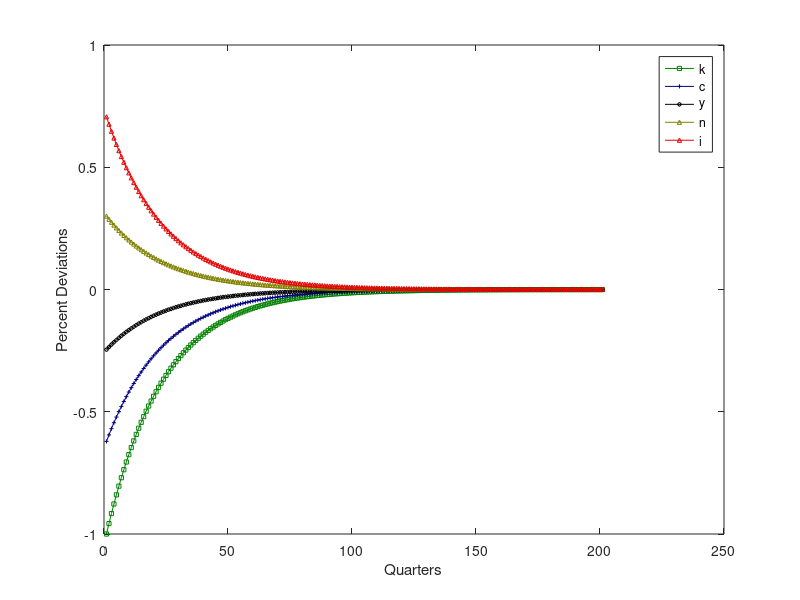
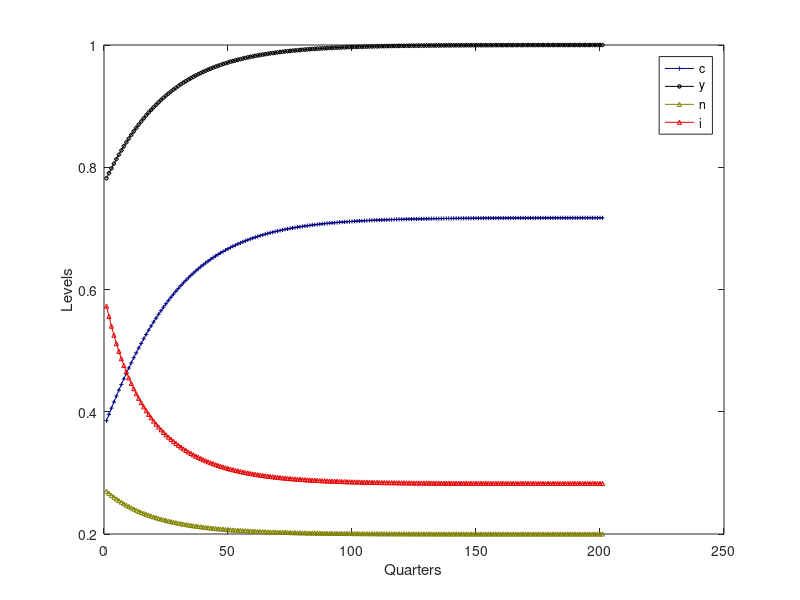
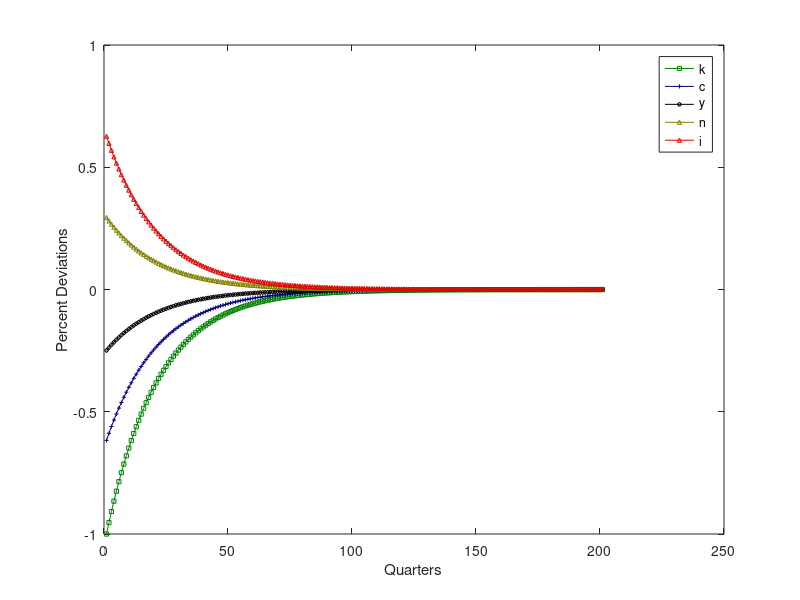
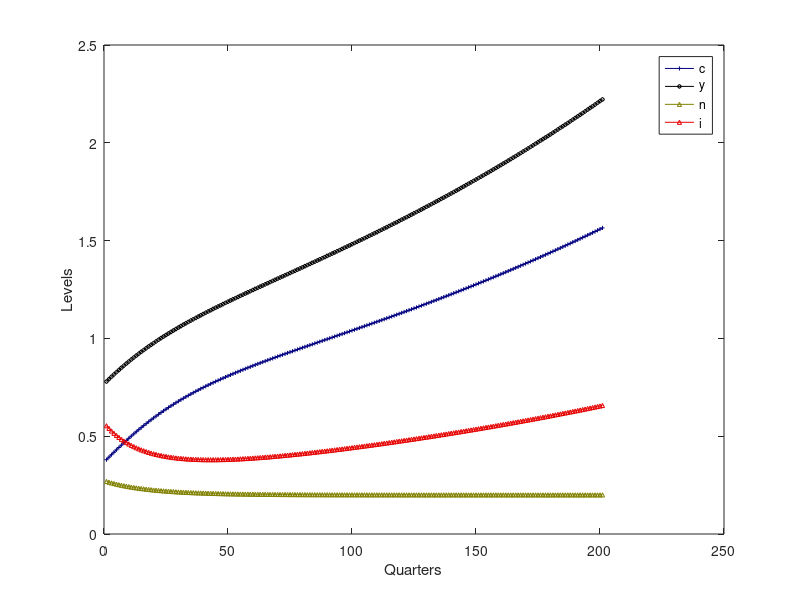

Reproduce these figures in MATLAB, in order.
 % CH2 Transition dynamics in the neoclassical growth model
 %
 % ECON 6140, Karel Mertens, Cornell University
 %%%%%%%%%%%%%%%%%%%%%%%%%%%%%%%%%%%%%%%%%%%%%%
 clear all;
 close all;
 %%%%%%%%%%%%%%%%%%%%%%
 % 1) No-growth Model
 %%%%%%%%%%%%%%%%%%%%%%
 % Utility function: u(C,L)=log(C)+thetal * log (L)
 % Production function Y = K^(1-alpha) N^alpha

 % The Euler conditions are:
 
 %  1/C(t) = beta /C(t+1) * ((1-alpha)* (N(t+1)/K(t+1))^alpha+1-\delta) 
 %  alpha * (K(t)/N(t))^(1-alpha) / C(t) = thetal/(1-N(t))
 %  C(t) + K(t+1)-(1-delta)K(t) = A*K(t)^(1-alpha)*N(t)^(alpha)
 
 % Parameter values
 alfa   = 0.58;
 beta   = 0.988;
 delta  = 0.025;
 yss    = 1;    % Output is normalized to 1
 nss    = 0.20; % Steady state hours are 0.20
  
 % Steady state capital, consumption and investment:
 kss    = (1-alfa)*yss/(1/beta-1+delta);
 iss    = delta*kss;
 css    = yss-iss;
 
 
 % Note: the implied values of A and thetal are
 A      = yss/kss^(1-alfa)/nss^alfa;
 thetal = alfa * yss/nss/css*(1-nss);
 
 % Model Solution
 W1 = [(1-beta*(1-delta))*(alfa*(1-alfa)/(nss/(1-nss)+1-alfa) - alfa)...
     -1-(1-beta*(1-delta))*alfa/(nss/(1-nss)+1-alfa);
      -iss/yss/delta 0];
 W2 = [0 -1;
      -(1-alfa+iss/yss*(1-delta)/delta)-alfa*(1-alfa)/(nss/(1-nss)+1-alfa)...
      css/yss+ alfa/(nss/(1-nss)+1-alfa)];
 W = inv(W1)*W2;
 
 phi2 = (-(W(1,1)-W(2,2))-sqrt((W(1,1)-W(2,2))^2+4*W(1,2)*W(2,1)))/2/W(1,2);
 phi1 = W(1,1) + W(1,2)*phi2;
 
 % Compute the transition path
 k(1,1) = -1;
 for i=1:200
 k(i+1,1) = phi1*k(i,1);
 end
 c = phi2*k;
 n = (nss/(1-nss)+1-alfa)^(-1)*(-phi2+(1-alfa))*k;
 y = (1-alfa)*k+alfa*n;
 i = (1/delta*phi1-(1-delta)/delta)*k;
 % Plot Transition Paths
 plot(k,'-s','MarkerSize',3,'Color',[0,0.5,0])
 hold on 
 plot(c,'-+','MarkerSize',3,'Color',[0,0,0.5])
 hold on 
 plot(y,'-d','MarkerSize',3,'Color',[0,0,0])
 hold on 
 plot(n,'-^','MarkerSize',3,'Color',[0.5, 0.5, 0])
 hold on 
 plot(i,'-^','MarkerSize',3,'Color',[0.9, 0, 0])
 ylabel('Percent Deviations')
 xlabel('Quarters')
 hold off
 legend('k','c','y','n','i')
 saveas(gcf,'growthmodelgraph1','psc2') 

 % Plot Transition Paths 2
 %  plot(kss*exp(k).*x,'k-s')
 %  hold on 
 plot(css*exp(c),'-+','MarkerSize',3,'Color',[0,0,0.5])
 hold on 
 plot(yss*exp(y),'-d','MarkerSize',3,'Color',[0,0,0])
 hold on 
 plot(nss*exp(n),'-^','MarkerSize',3,'Color',[0.5, 0.5, 0])
 hold on
 plot(iss*exp(i),'-^','MarkerSize',3,'Color',[0.9, 0, 0])
 ylabel('Levels')
 xlabel('Quarters')
 hold off
 legend('c','y','n','i')
 saveas(gcf,'growthmodelgraph2','psc2')
 %%%%%%%%%%%%%%%%%%%%%%%%%%%%%%%%%%%%
 % 2) Model with Steady State Growth
 %%%%%%%%%%%%%%%%%%%%%%%%%%%%%%%%%%%%
 clear all
 % Utility function: u(C,L)=log(C)+thetal * log (L)
 % Production function Y = A K^(1-alpha) (XN)^alpha

 % The Euler conditions are:
 
 %  1/c(t) = beta*gammax^(1-sigma)/c(t+1) * ((1-alpha)* A(N(t+1)/k(t+1))^alpha+1-\delta) 
 %  alpha * A(k(t)/N(t))^(1-alpha) / c(t) = thetal/(1-N(t))
 %  c(t) + gammax*k(t+1)-(1-delta)K(t) = A*k(t)^(1-alpha)*N(t)^(alpha)
 
 % Parameter values
 alfa   = 0.58;
 betas  = 0.988;
 delta  = 0.025;
 gammax = 1.004;
 yss    = 1;    % Output is normalized to 1
 nss    = 0.20; % Steady state hours are 0.20
  
 % Steady state capital, consumption and investment:
 kss    = (1-alfa)*yss/(gammax/betas-1+delta);
 iss    = (delta+gammax-1)*kss;
 css    = yss-iss;
 
 % Note: the implied values of A and thetal are
 A      = yss/kss^(1-alfa)/nss^alfa;
 thetal = alfa * yss/nss/css*(1-nss);
 
 % Model Solution
 W1 = [(1-betas/gammax*(1-delta))*(alfa*(1-alfa)/(nss/(1-nss)+1-alfa)-alfa)...
     -1-(1-betas/gammax*(1-delta))*alfa/(nss/(1-nss)+1-alfa);
      -iss/yss*gammax/(delta+gammax-1) 0 ];
 W2 = [0 -1;
       -(1-alfa+iss/yss*(1-delta)/(delta+gammax-1))-alfa*(1-alfa)/(nss/(1-nss)+1-alfa)...
       css/yss+ alfa/(nss/(1-nss)+1-alfa)];
 W = inv(W1)*W2;
 
 phi2 = (-(W(1,1)-W(2,2))-sqrt((W(1,1)-W(2,2))^2+4*W(1,2)*W(2,1)))/2/W(1,2);
 phi1 = W(1,1) + W(1,2)*phi2;
 
 % Compute the transition path
 k(1,1) = -1;
 x(1,1) =  1;
 for i=1:200
 k(i+1,1) = phi1*k(i,1);
 x(i+1,1) = gammax*x(i,1);
 end
 c = phi2*k;
 n = (nss/(1-nss)+1-alfa)^(-1)*(-phi2+(1-alfa))*k;
 y = (1-alfa)*k+alfa*n;
 i = (gammax/(delta+gammax-1)*phi1-(1-delta)/(delta+gammax-1))*k;
 
 % Plot Transition Paths 1
 plot(k,'-s','MarkerSize',3,'Color',[0,0.5,0])
 hold on 
 plot(c,'-+','MarkerSize',3,'Color',[0,0,0.5])
 hold on 
 plot(y,'-d','MarkerSize',3,'Color',[0,0,0])
 hold on 
 plot(n,'-^','MarkerSize',3,'Color',[0.5, 0.5, 0])
 hold on 
 plot(i,'-^','MarkerSize',3,'Color',[0.9, 0, 0])
 ylabel('Percent Deviations')
 xlabel('Quarters')
 hold off
 legend('k','c','y','n','i')
 saveas(gcf,'growthmodelgraph3','psc2')
 
 
 
 % Plot Transition Paths 2
 %  plot(kss*exp(k).*x,'k-s')
 %  hold on 
 plot(css*exp(c).*x,'-+','MarkerSize',3,'Color',[0,0,0.5])
 hold on 
 plot(yss*exp(y).*x,'-d','MarkerSize',3,'Color',[0,0,0])
 hold on 
 plot(nss*exp(n),'-^','MarkerSize',3,'Color',[0.5, 0.5, 0])
 hold on 
 plot(iss*exp(i).*x,'-^','MarkerSize',3,'Color',[0.9, 0, 0])
 ylabel('Levels')
 xlabel('Quarters')
 hold off
 legend('c','y','n','i')
 saveas(gcf,'growthmodelgraph4','psc2')
 
 
 
 
 
 
 
 
 
 
 
 